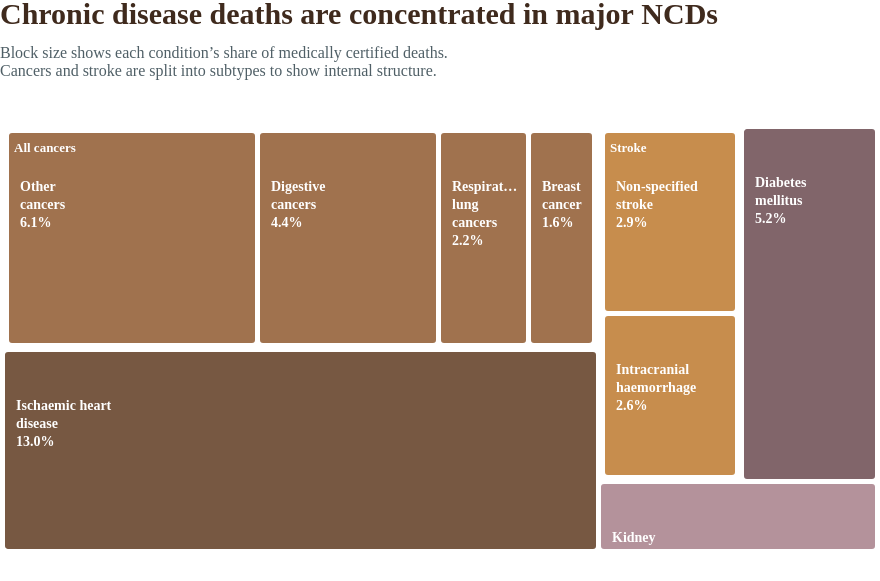

Write a Vega-Lite specification for this figure.
### Vega specification from a JSON file in a GitHub repository (floating-point values rounded to 4 significant figures)
{"$schema": "https://vega.github.io/schema/vega/v5.json", "description": "Treemap showing chronic disease death burden by disease group and subtype.", "width": 880, "height": 430, "padding": 0, "background": "white", "title": {"text": "Chronic disease deaths are concentrated in major NCDs", "subtitle": ["Block size shows each condition’s share of medically certified deaths.", "Cancers and stroke are split into subtypes to show internal structure."], "font": "Crimson Text", "fontSize": 30, "fontWeight": "bold", "color": "#3f2a1d", "subtitleFont": "Source Sans Pro", "subtitleFontSize": 16, "subtitleColor": "#4f5f66", "anchor": "start", "offset": 45, "subtitlePadding": 15}, "data": [{"name": "tree", "values": [{"id": "ncd", "parent": null, "name": "Selected chronic disease deaths", "group": "Root"}, {"id": "cancer", "parent": "ncd", "name": "All cancers", "group": "Cancer"}, {"id": "digestive", "parent": "cancer", "name": "Digestive organ cancers", "group": "Cancer", "value": 4.4, "label": "Digestive\ncancers\n4.4%"}, {"id": "lungcancer", "parent": "cancer", "name": "Respiratory and lung cancers", "group": "Cancer", "value": 2.2, "label": "Respiratory\nlung\ncancers\n2.2%"}, {"id": "breast", "parent": "cancer", "name": "Breast cancer", "group": "Cancer", "value": 1.6, "label": "Breast\ncancer\n1.6%"}, {"id": "othercancer", "parent": "cancer", "name": "Other cancers", "group": "Cancer", "value": 6.1, "label": "Other\ncancers\n6.1%"}, {"id": "ihd", "parent": "ncd", "name": "Ischaemic heart disease", "group": "Heart disease", "value": 13.0, "label": "Ischaemic heart\ndisease\n13.0%"}, {"id": "stroke", "parent": "ncd", "name": "Stroke", "group": "Stroke"}, {"id": "nonspecified", "parent": "stroke", "name": "Non-specified stroke", "group": "Stroke", "value": 2.9, "label": "Non-specified\nstroke\n2.9%"}, {"id": "haemorrhage", "parent": "stroke", "name": "Intracranial haemorrhage", "group": "Stroke", "value": 2.6, "label": "Intracranial\nhaemorrhage\n2.6%"}, {"id": "diabetes", "parent": "ncd", "name": "Diabetes mellitus", "group": "Diabetes", "value": 5.2, "label": "Diabetes\nmellitus\n5.2%"}, {"id": "kidney", "parent": "ncd", "name": "Kidney failure", "group": "Kidney failure", "value": 2.1, "label": "Kidney\nfailure\n2.1%"}], "transform": [{"type": "stratify", "key": "id", "parentKey": "parent"}, {"type": "treemap", "field": "value", "sort": {"field": "value", "order": "descending"}, "round": true, "method": "squarify", "paddingInner": 3, "paddingOuter": 4, "size": [{"signal": "width"}, {"signal": "height"}], "as": ["x0", "y0", "x1", "y1", "depth", "children"]}, {"type": "formula", "as": "area", "expr": "(datum.x1 - datum.x0) * (datum.y1 - datum.y0)"}]}, {"name": "groups", "source": "tree", "transform": [{"type": "filter", "expr": "datum.depth === 1 && datum.children"}]}, {"name": "leaves", "source": "tree", "transform": [{"type": "filter", "expr": "!datum.children"}]}, {"name": "leafLabels", "source": "leaves", "transform": [{"type": "filter", "expr": "datum.area > 4200"}]}, {"name": "smallLabels", "source": "leaves", "transform": [{"type": "filter", "expr": "datum.area <= 4200"}]}], "scales": [{"name": "color", "type": "ordinal", "domain": ["Heart disease", "Cancer", "Stroke", "Diabetes", "Kidney failure"], "range": ["#6f4e37", "#9b6a43", "#c48642", "#7a5c61", "#b08c95"]}], "marks": [{"type": "rect", "from": {"data": "leaves"}, "encode": {"enter": {"x": {"field": "x0"}, "y": {"field": "y0"}, "x2": {"field": "x1"}, "y2": {"field": "y1"}, "fill": {"scale": "color", "field": "group"}, "stroke": {"value": "white"}, "strokeWidth": {"value": 2}, "cornerRadius": {"value": 4}, "tooltip": {"signal": "datum.name + ': ' + format(datum.value, '.1f') + '% of medically certified deaths'"}}, "update": {"fillOpacity": {"value": 0.94}}}}, {"type": "rect", "from": {"data": "groups"}, "encode": {"enter": {"x": {"field": "x0"}, "y": {"field": "y0"}, "x2": {"field": "x1"}, "y2": {"field": "y1"}, "fill": {"value": null}, "stroke": {"value": "#ffffff"}, "strokeWidth": {"value": 3}}}}, {"type": "text", "from": {"data": "groups"}, "encode": {"enter": {"x": {"signal": "datum.x0 + 10"}, "y": {"signal": "datum.y0 + 20"}, "text": {"field": "name"}, "font": {"value": "Source Sans Pro"}, "fontSize": {"value": 13}, "fontWeight": {"value": "bold"}, "fill": {"value": "#ffffff"}, "align": {"value": "left"}, "baseline": {"value": "middle"}, "limit": {"signal": "datum.x1 - datum.x0 - 16"}}}}, {"type": "text", "from": {"data": "leafLabels"}, "encode": {"enter": {"x": {"signal": "datum.x0 + 12"}, "y": {"signal": "datum.y0 + 48"}, "text": {"field": "label"}, "font": {"value": "Source Sans Pro"}, "fontSize": {"value": 14}, "fontWeight": {"value": "bold"}, "fill": {"value": "#ffffff"}, "align": {"value": "left"}, "baseline": {"value": "top"}, "lineBreak": {"value": "\n"}, "lineHeight": {"value": 18}, "limit": {"signal": "datum.x1 - datum.x0 - 18"}}}}, {"type": "text", "from": {"data": "smallLabels"}, "encode": {"enter": {"x": {"signal": "datum.x0 + 8"}, "y": {"signal": "datum.y0 + 32"}, "text": {"field": "label"}, "font": {"value": "Source Sans Pro"}, "fontSize": {"value": 9}, "fontWeight": {"value": "bold"}, "fill": {"value": "#ffffff"}, "align": {"value": "left"}, "baseline": {"value": "top"}, "lineBreak": {"value": "\n"}, "lineHeight": {"value": 11}, "limit": {"signal": "datum.x1 - datum.x0 - 8"}}}}]}
